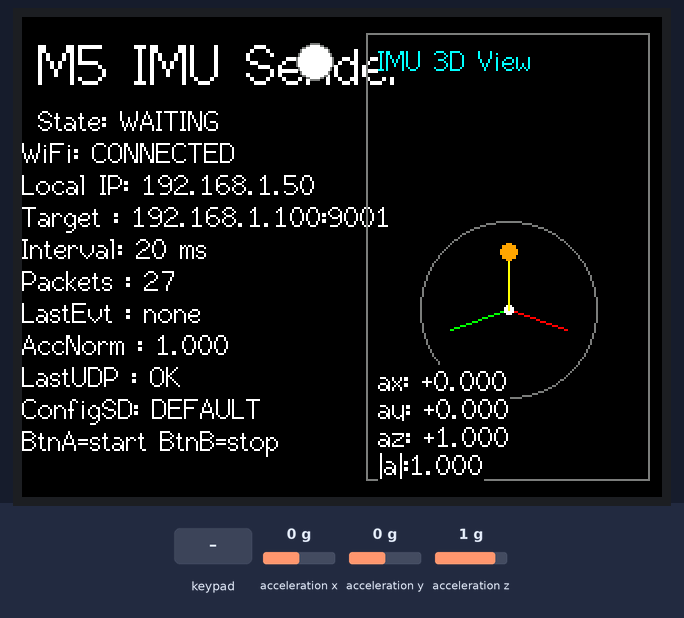
The sketch below on a simulated ESP32. Parts: 320×240 colour display. The test bench sets the inputs (shaded band); at power-on: acceleration x 0 g, acceleration y 0 g, acceleration z 1 g. WiFi joins after 1.5 s; servers stay silent unless stated; storage starts empty.

Above: at 3.0 s.
3.1 s: acceleration x set to -1.4 g
At 3.46 s:
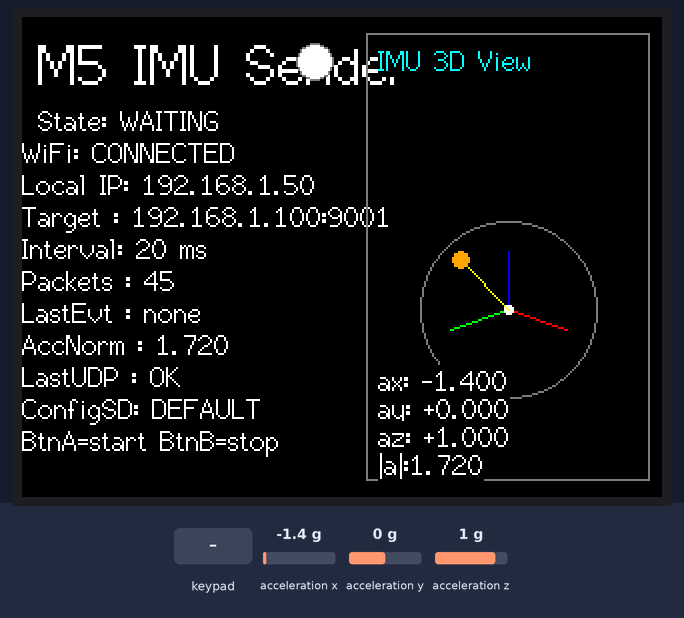
5.7 s: key 'A' pressed
At 6.16 s:
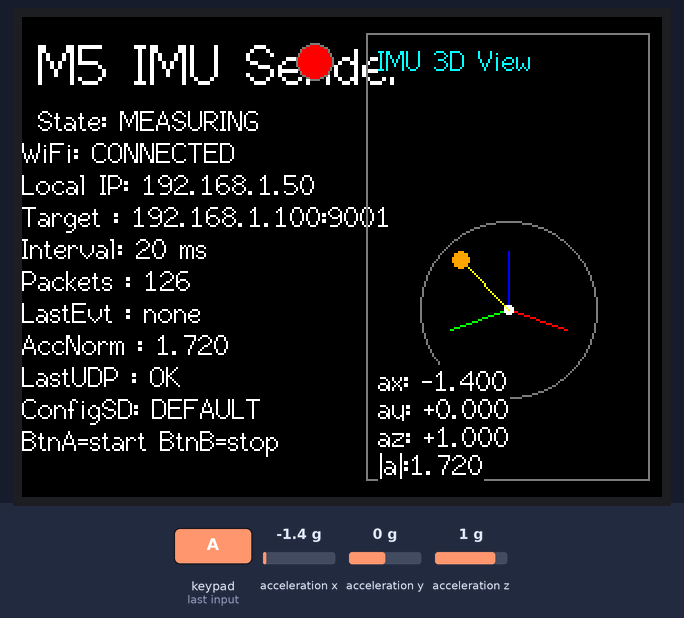
8.4 s: acceleration y set to -1.4 g
At 8.86 s:
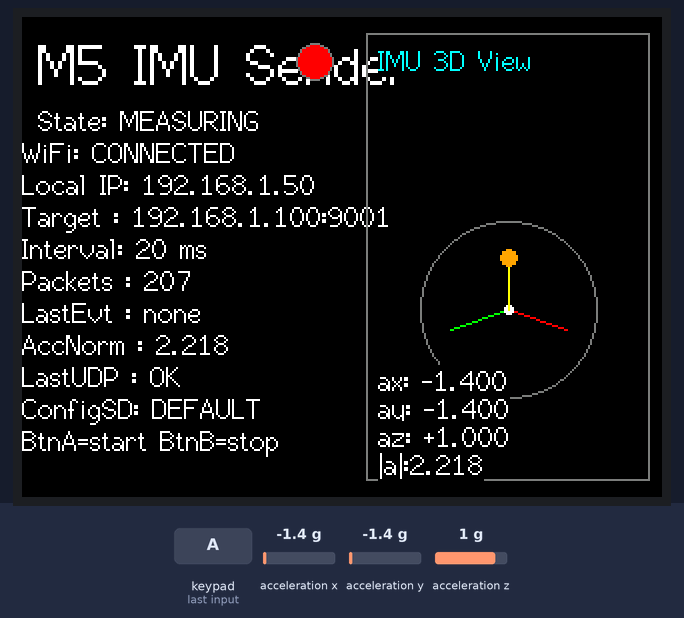
11.1 s: acceleration z set to 1.4 g
At 11.57 s:
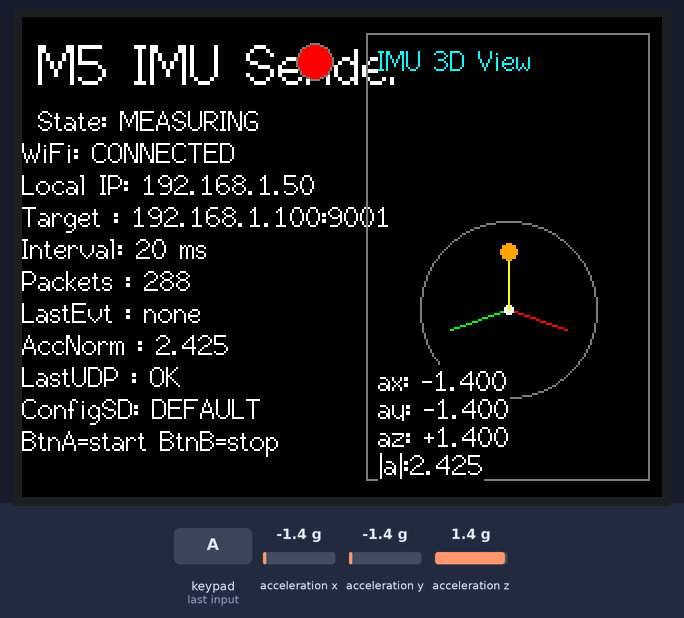
14.1 s: key 'B' pressed
At 14.57 s:
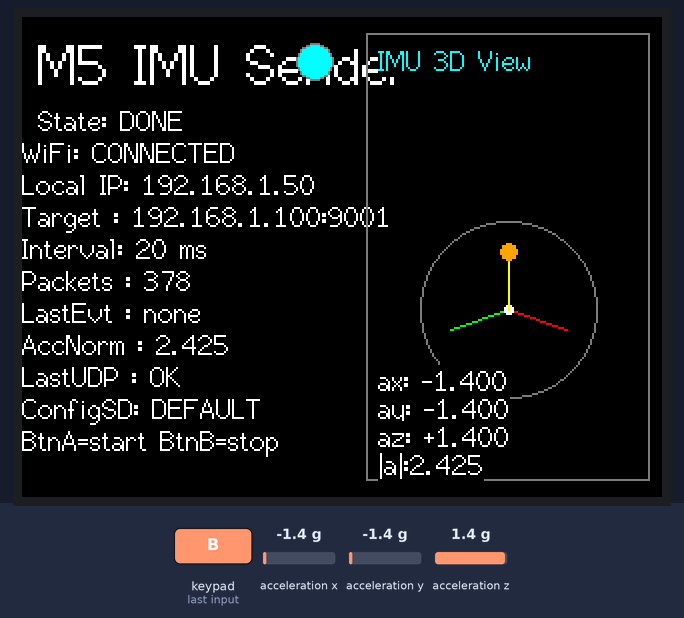
Timing chart, 0 to 17.1 s (numbered marks = the images above; inputs shaded):
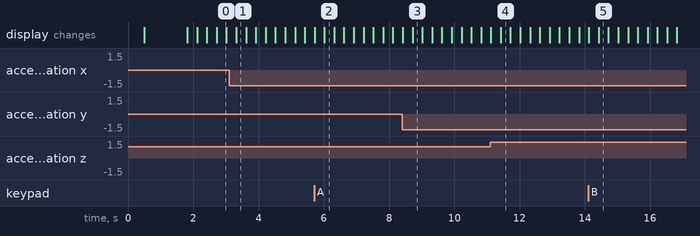

The sketch:

imu_sender.ino
```cpp
/*
  M5Stack IMU -> Jetson UDP sender
  Sends JSON payload:
  {
    "timestamp": 12.345,
    "ax": 0.01,
    "ay": -0.03,
    "az": 0.99,
    "acc_norm": 1.00,
    "event": "start|stop|none"
  }
*/

#include <M5Core2.h>
#include <SD.h>
#include <SPI.h>
#include <WiFi.h>
#include <WiFiUdp.h>

/*
  Optional microSD config:
  path: /imu_config.txt
  example:
    WIFI_SSID=your-ssid
    WIFI_PASS=your-password
    JETSON_IP=192.168.1.120
    JETSON_PORT=9001
    SEND_INTERVAL_MS=20
*/

char wifiSsid[64] = "YOUR_WIFI_SSID";
char wifiPass[64] = "YOUR_WIFI_PASS";
char jetsonIp[32] = "192.168.1.100";
uint16_t jetsonPort = 9001;
uint32_t sendIntervalMs = 20;  // ~50Hz

WiFiUDP udp;
uint32_t lastSendMs = 0;
uint32_t lastUiMs = 0;
uint32_t lastReconnectMs = 0;
uint32_t packetCount = 0;
bool lastSendOk = false;
bool configLoadedFromSd = false;
String lastEvent = "none";
float lastAx = 0.0f;
float lastAy = 0.0f;
float lastAz = 1.0f;
float lastAccNorm = 0.0f;

enum UiState {
  UI_WAITING = 0,
  UI_MEASURING = 1,
  UI_DONE = 2,
};

UiState uiState = UI_WAITING;
uint32_t doneStateStartMs = 0;

String trimCopy(const String& src) {
  String s = src;
  s.trim();
  return s;
}

void updateConfigValue(const String& key, const String& value) {
  if (key == "WIFI_SSID") {
    value.toCharArray(wifiSsid, sizeof(wifiSsid));
  } else if (key == "WIFI_PASS") {
    value.toCharArray(wifiPass, sizeof(wifiPass));
  } else if (key == "JETSON_IP") {
    value.toCharArray(jetsonIp, sizeof(jetsonIp));
  } else if (key == "JETSON_PORT") {
    jetsonPort = (uint16_t) value.toInt();
  } else if (key == "SEND_INTERVAL_MS") {
    sendIntervalMs = (uint32_t) value.toInt();
    if (sendIntervalMs < 10) {
      sendIntervalMs = 10;
    }
  }
}

bool loadConfigFromSD() {
#ifdef TFCARD_CS_PIN
  if (!SD.begin(TFCARD_CS_PIN, SPI, 40000000)) {
    return false;
  }
#else
  if (!SD.begin()) {
    return false;
  }
#endif

  File file = SD.open("/imu_config.txt", FILE_READ);
  if (!file) {
    return false;
  }

  while (file.available()) {
    String line = file.readStringUntil('\n');
    line = trimCopy(line);
    if (line.length() == 0 || line.startsWith("#")) {
      continue;
    }

    int separator = line.indexOf('=');
    if (separator <= 0) {
      continue;
    }

    String key = trimCopy(line.substring(0, separator));
    String value = trimCopy(line.substring(separator + 1));
    if (value.length() == 0) {
      continue;
    }

    updateConfigValue(key, value);
  }
  file.close();
  return true;
}

void project3D(float x, float y, float z, int originX, int originY, float scale, int* sx, int* sy) {
  const float px = (x - y) * 0.7071f;
  const float py = ((x + y) * 0.35f - z) * 0.7071f;
  *sx = originX + (int)(px * scale);
  *sy = originY + (int)(py * scale);
}

void drawImuGraph() {
  const int panelX = 172;
  const int panelY = 8;
  const int panelW = 142;
  const int panelH = 224;
  const int originX = panelX + panelW / 2;
  const int originY = panelY + panelH / 2 + 26;
  const float axisScale = 42.0f;

  M5.Lcd.drawRect(panelX, panelY, panelW, panelH, DARKGREY);
  M5.Lcd.setTextSize(1);
  M5.Lcd.setTextColor(CYAN, BLACK);
  M5.Lcd.setCursor(panelX + 6, panelY + 6);
  M5.Lcd.println("IMU 3D View");

  int xAxisX = originX, xAxisY = originY;
  int yAxisX = originX, yAxisY = originY;
  int zAxisX = originX, zAxisY = originY;
  project3D(1.0f, 0.0f, 0.0f, originX, originY, axisScale, &xAxisX, &xAxisY);
  project3D(0.0f, 1.0f, 0.0f, originX, originY, axisScale, &yAxisX, &yAxisY);
  project3D(0.0f, 0.0f, 1.0f, originX, originY, axisScale, &zAxisX, &zAxisY);

  M5.Lcd.drawLine(originX, originY, xAxisX, xAxisY, RED);
  M5.Lcd.drawLine(originX, originY, yAxisX, yAxisY, GREEN);
  M5.Lcd.drawLine(originX, originY, zAxisX, zAxisY, BLUE);
  M5.Lcd.fillCircle(originX, originY, 2, WHITE);
  M5.Lcd.drawCircle(originX, originY, 44, DARKGREY);

  float nx = 0.0f;
  float ny = 0.0f;
  float nz = 0.0f;
  if (lastAccNorm > 0.0001f) {
    nx = lastAx / lastAccNorm;
    ny = lastAy / lastAccNorm;
    nz = lastAz / lastAccNorm;
  }

  int vecX = originX, vecY = originY;
  project3D(nx, ny, nz, originX, originY, axisScale, &vecX, &vecY);
  M5.Lcd.drawLine(originX, originY, vecX, vecY, YELLOW);
  M5.Lcd.fillCircle(vecX, vecY, 4, ORANGE);

  M5.Lcd.setTextColor(WHITE, BLACK);
  M5.Lcd.setCursor(panelX + 6, panelY + panelH - 58);
  M5.Lcd.printf("ax: %+0.3f", lastAx);
  M5.Lcd.setCursor(panelX + 6, panelY + panelH - 44);
  M5.Lcd.printf("ay: %+0.3f", lastAy);
  M5.Lcd.setCursor(panelX + 6, panelY + panelH - 30);
  M5.Lcd.printf("az: %+0.3f", lastAz);
  M5.Lcd.setCursor(panelX + 6, panelY + panelH - 16);
  M5.Lcd.printf("|a|:%0.3f", lastAccNorm);
}

const char* uiStateLabel() {
  if (uiState == UI_MEASURING) {
    return "MEASURING";
  }
  if (uiState == UI_DONE) {
    return "DONE";
  }
  return "WAITING";
}

uint16_t uiStateColor() {
  if (uiState == UI_MEASURING) {
    return RED;
  }
  if (uiState == UI_DONE) {
    return CYAN;
  }
  return WHITE;
}

void drawStatus() {
  const uint32_t now = millis();
  if (now - lastUiMs < 300) {
    return;
  }
  lastUiMs = now;

  M5.Lcd.fillScreen(BLACK);
  M5.Lcd.setTextColor(WHITE, BLACK);
  M5.Lcd.setTextSize(2);
  M5.Lcd.setCursor(8, 8);
  M5.Lcd.println("M5 IMU Sender");
  M5.Lcd.fillCircle(146, 22, 9, uiStateColor());
  M5.Lcd.drawCircle(146, 22, 9, DARKGREY);

  M5.Lcd.setTextSize(1);
  M5.Lcd.setCursor(8, 44);
  M5.Lcd.printf("State: %s\n", uiStateLabel());
  M5.Lcd.printf("WiFi: %s\n", WiFi.status() == WL_CONNECTED ? "CONNECTED" : "DISCONNECTED");
  M5.Lcd.printf("Local IP: %s\n", WiFi.status() == WL_CONNECTED ? WiFi.localIP().toString().c_str() : "-");
  M5.Lcd.printf("Target : %s:%u\n", jetsonIp, jetsonPort);
  M5.Lcd.printf("Interval: %lu ms\n", (unsigned long)sendIntervalMs);
  M5.Lcd.printf("Packets : %lu\n", (unsigned long)packetCount);
  M5.Lcd.printf("LastEvt : %s\n", lastEvent.c_str());
  M5.Lcd.printf("AccNorm : %.3f\n", lastAccNorm);
  M5.Lcd.printf("LastUDP : %s\n", lastSendOk ? "OK" : "FAIL");
  M5.Lcd.printf("ConfigSD: %s\n", configLoadedFromSd ? "LOADED" : "DEFAULT");
  M5.Lcd.println("BtnA=start BtnB=stop");

  drawImuGraph();
}

void connectWiFi() {
  WiFi.mode(WIFI_STA);
  WiFi.begin(wifiSsid, wifiPass);
  uint32_t startMs = millis();
  while (WiFi.status() != WL_CONNECTED && millis() - startMs < 15000) {
    drawStatus();
    delay(200);
  }
}

void sendImuPacket(const char* eventLabel) {
  float ax = 0.0f;
  float ay = 0.0f;
  float az = 0.0f;
  M5.IMU.getAccelData(&ax, &ay, &az);
  lastAx = ax;
  lastAy = ay;
  lastAz = az;

  float accNorm = sqrtf(ax * ax + ay * ay + az * az);
  lastAccNorm = accNorm;
  float timestampSec = millis() / 1000.0f;

  char payload[256];
  snprintf(
    payload,
    sizeof(payload),
    "{\"timestamp\":%.3f,\"ax\":%.5f,\"ay\":%.5f,\"az\":%.5f,\"acc_norm\":%.5f,\"event\":\"%s\"}",
    timestampSec,
    ax,
    ay,
    az,
    accNorm,
    eventLabel
  );

  udp.beginPacket(jetsonIp, jetsonPort);
  udp.write((const uint8_t*)payload, strlen(payload));
  lastSendOk = udp.endPacket() == 1;
  if (lastSendOk) {
    packetCount++;
  }
}

void setup() {
  M5.begin(true, true, true, true);
  M5.Lcd.setRotation(1);
  M5.Lcd.setTextFont(2);
  configLoadedFromSd = loadConfigFromSD();
  M5.IMU.Init();
  connectWiFi();
  drawStatus();
}

void loop() {
  M5.update();
  const uint32_t now = millis();

  if (uiState == UI_DONE && (now - doneStateStartMs) >= 5000) {
    uiState = UI_WAITING;
  }

  if (WiFi.status() != WL_CONNECTED) {
    if (now - lastReconnectMs > 2000) {
      WiFi.disconnect();
      WiFi.begin(wifiSsid, wifiPass);
      lastReconnectMs = now;
    }
    drawStatus();
    delay(20);
    return;
  }

  if (now - lastSendMs >= sendIntervalMs) {
    const char* eventLabel = "none";
    if (M5.BtnA.wasPressed()) {
      eventLabel = "start";
      uiState = UI_MEASURING;
    } else if (M5.BtnB.wasPressed()) {
      eventLabel = "stop";
      uiState = UI_DONE;
      doneStateStartMs = now;
    }

    lastEvent = String(eventLabel);
    sendImuPacket(eventLabel);
    lastSendMs = now;
  }
  drawStatus();
}
```

Measured:
- after the input at 3.1 s, the display: changes after 0.22 s (image 1)
- after the input at 5.7 s, the display: first differs from a run without the input after 0.32 s (image 2)
- after the input at 8.4 s, the display: first differs from a run without the input after 0.32 s (image 3)
- after the input at 14.1 s, the display: first differs from a run without the input after 0.32 s (image 5)
